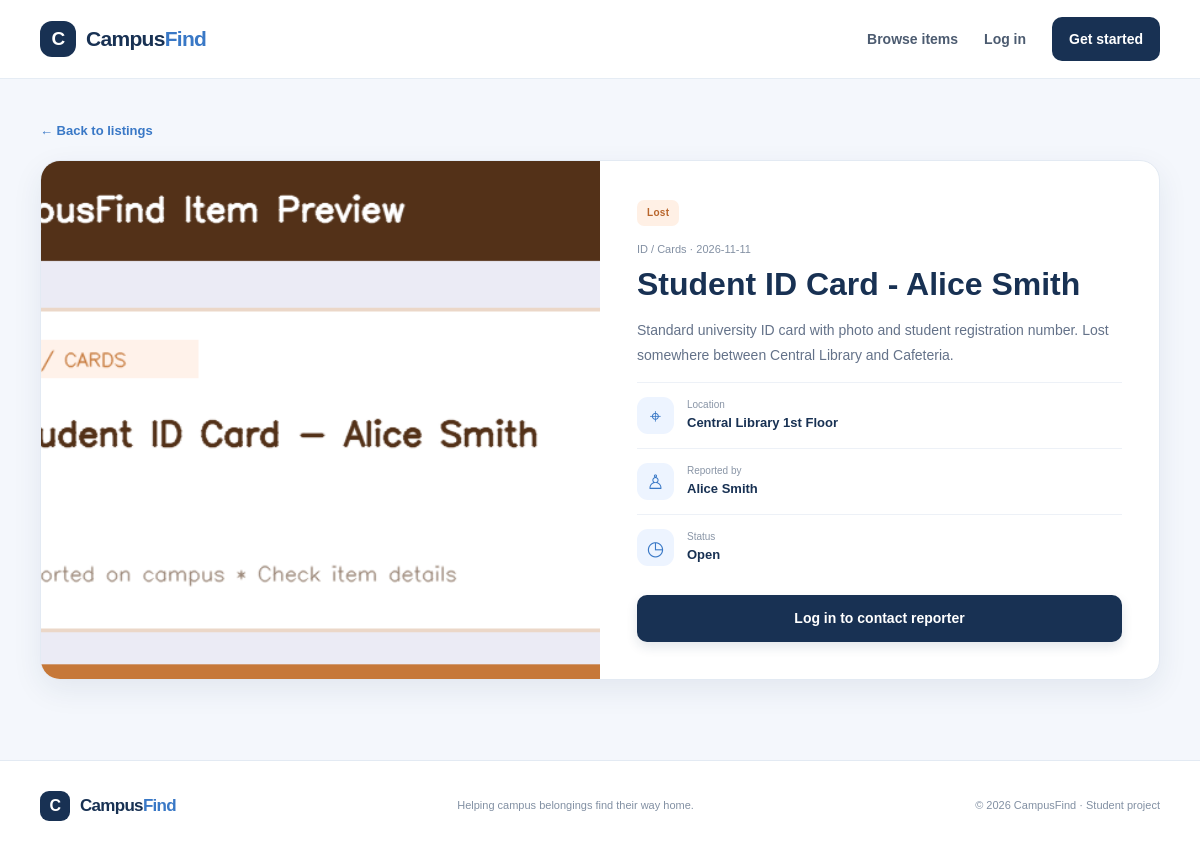
/item/12, run on the app's committed database.
### tables this page shows
CREATE TABLE items (
    id INTEGER PRIMARY KEY AUTOINCREMENT,
    user_id INTEGER NOT NULL,
    title TEXT NOT NULL,
    description TEXT NOT NULL,
    item_type TEXT NOT NULL CHECK (item_type IN ('Lost', 'Found')),
    category TEXT NOT NULL,
    location TEXT NOT NULL,
    item_date TEXT NOT NULL,
    image_filename TEXT,
    status TEXT NOT NULL DEFAULT 'Open' CHECK (status IN ('Open', 'Claimed', 'Returned')),
    created_at TEXT NOT NULL,
    FOREIGN KEY (user_id) REFERENCES users(id) ON DELETE CASCADE
);

CREATE TABLE users (
    id INTEGER PRIMARY KEY AUTOINCREMENT,
    name TEXT NOT NULL,
    email TEXT NOT NULL UNIQUE,
    password_hash TEXT NOT NULL,
    created_at TEXT NOT NULL
);

### campus_lost_found/app.py (the view)
@app.route("/item/<int:item_id>")
def item_details(item_id):
    with get_db() as db:
        item = db.execute("""
            SELECT items.*, users.name AS reporter_name, users.email AS reporter_email
            FROM items JOIN users ON items.user_id = users.id
            WHERE items.id = ?
        """, (item_id,)).fetchone()
    if item is None:
        abort(404)
    return render_template("item_details.html", item=item)

### campus_lost_found/app.py (called while the page is built)
def get_db():
    try:
        if "db" not in g:
            g.db = sqlite3.connect(DATABASE)
            g.db.row_factory = sqlite3.Row
            g.db.execute("PRAGMA foreign_keys = ON")
        return g.db
    except RuntimeError:
        connection = sqlite3.connect(DATABASE)
        connection.row_factory = sqlite3.Row
        connection.execute("PRAGMA foreign_keys = ON")
        return connection

@app.context_processor
def inject_current_year():
    return {"current_year": datetime.now().year}

### campus_lost_found/templates/item_details.html (shortened to what this page needs)
{% extends "base.html" %}
{% block content %}
<section class="details-page container">
    <a class="back-link" href="{{ url_for('home') }}">← Back to listings</a>
    <article class="details-card">
        <div class="details-visual">
            {% if item.image_filename %}
                <img src="{{ url_for('static', filename='uploads/' ~ item.image_filename) }}" alt="{{ item.title }}">
            {% else %}
                <div class="item-placeholder details-placeholder"><span>{{ '⌕' if item.item_type == 'Lost' else '✓' }}</span><small>{{ item.category }}</small></div>
            {% endif %}
        </div>
        <div class="details-content">
            <span class="type-badge {{ 'badge-lost' if item.item_type == 'Lost' else 'badge-found' }}">{{ item.item_type }}</span>
            <p class="item-meta">{{ item.category }} · {{ item.item_date }}</p>
            <h1>{{ item.title }}</h1>
            <p class="details-description">{{ item.description }}</p>
            <div class="detail-line"><span>⌖</span><div><small>Location</small><strong>{{ item.location }}</strong></div></div>
            <div class="detail-line"><span>♙</span><div><small>Reported by</small><strong>{{ item.reporter_name }}</strong></div></div>
            <div class="detail-line"><span>◷</span><div><small>Status</small><strong>{{ item.status }}</strong></div></div>
            {% if session.get('user_id') == item.user_id %}
                <a class="button button-primary button-full details-owner-button" href="{{ url_for('dashboard') }}">Manage your report</a>
            {% else %}
                <a class="button button-primary button-full details-owner-button" href="{{ url_for('login', next=request.path) }}">Log in to contact reporter</a>
            {% endif %}
        </div>
    </article>
</section>
{% endblock %}

### campus_lost_found/static/css/style.css (style rules this page uses)
:root { --navy: #183153; --navy-dark: #112640; --blue: #3978c6; --blue-light: #eaf2ff; --blue-pale: #f4f7fc; --text: #26334d; --muted: #68758a; --line: #e3eaf3; --white: #ffffff; --green: #25856b; --shadow: 0 10px 30px rgba(24, 49, 83, 0.08); --radius: 18px; }
* { box-sizing: border-box; }
html { scroll-behavior: smooth; }
body { margin: 0; min-height: 100vh; font-family: Arial, Helvetica, sans-serif; color: var(--text); background: var(--blue-pale); line-height: 1.6; }
a { color: inherit; text-decoration: none; }
button, a, input, select, textarea { -webkit-tap-highlight-color: transparent; }
.container { width: min(1120px, calc(100% - 48px)); margin: 0 auto; }
.button { display: inline-flex; min-height: 45px; align-items: center; justify-content: center; gap: 9px; padding: 11px 18px; border: 1px solid transparent; border-radius: 10px; font-size: 14px; font-weight: 700; cursor: pointer; transition: transform .2s, box-shadow .2s, background .2s; }
.button-primary { background: var(--navy); color: white; box-shadow: 0 5px 12px rgba(24, 49, 83, .12); }
.button-full { width: 100%; }
.type-badge { display: inline-flex; align-items: center; width: fit-content; padding: 5px 10px; border-radius: 7px; font-size: 10px; font-weight: 800; letter-spacing: .3px; }
.badge-lost { background: #fff0e5; color: #b9662c; }
.item-meta { display: flex; gap: 7px; align-items: center; margin: 0 0 7px; color: #8390a3; font-size: 11px; }
.details-page { padding-top: 38px; padding-bottom: 80px; }
.back-link { display: inline-block; margin-bottom: 18px; color: var(--blue); font-size: 13px; font-weight: 700; }
.details-card { display: grid; grid-template-columns: 1fr 1fr; overflow: hidden; border: 1px solid var(--line); border-radius: 20px; background: white; box-shadow: var(--shadow); }
.details-visual { min-height: 430px; background: #edf3fc; }
.details-visual > img { display: block; width: 100%; height: 100%; min-height: 430px; object-fit: cover; }
.details-content { padding: 37px; }
.details-content .item-meta { margin-top: 15px; }
.details-content h1 { margin: 7px 0 13px; color: var(--navy); font-size: 32px; line-height: 1.2; }
.details-description { color: #647289; font-size: 14px; line-height: 1.8; overflow-wrap: anywhere; }
.detail-line { display: flex; align-items: center; gap: 13px; padding: 14px 0; border-top: 1px solid #edf1f7; }
.detail-line > span { display: grid; place-items: center; width: 37px; height: 37px; border-radius: 11px; background: #edf4ff; color: var(--blue); font-size: 20px; }
.detail-line small, .detail-line strong { display: block; }
.detail-line small { color: #8995a6; font-size: 10px; }
.detail-line strong { color: var(--navy); font-size: 13px; }
.details-owner-button { margin-top: 15px; }

### data on the page
items: image_filename (picture), item_type "Lost", category "ID / Cards", item_date "2026-11-11", title "Student ID Card - Alice Smith", description "Standard university ID card with photo and student registration number. Lost somewhere between Central Library and Cafeteria.", location "Central Library 1st Floor", status "Open"
users: reporter_name "Alice Smith"
